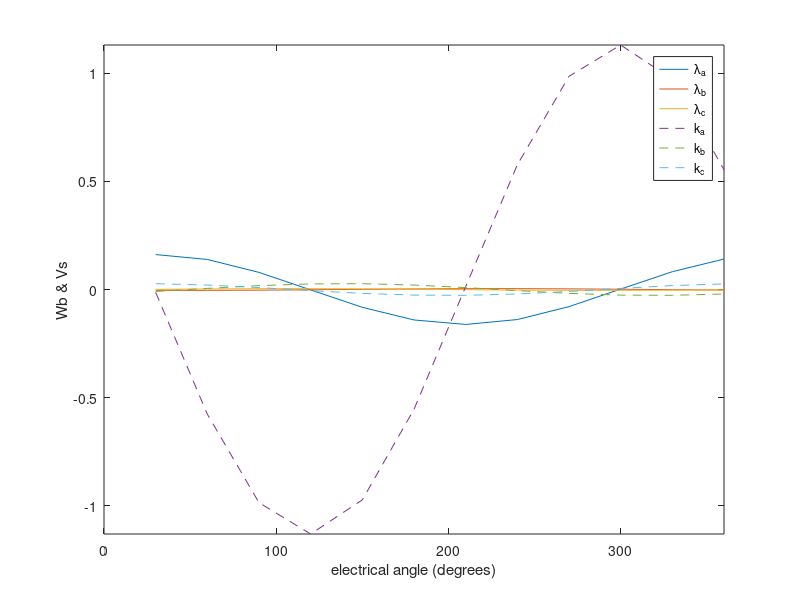
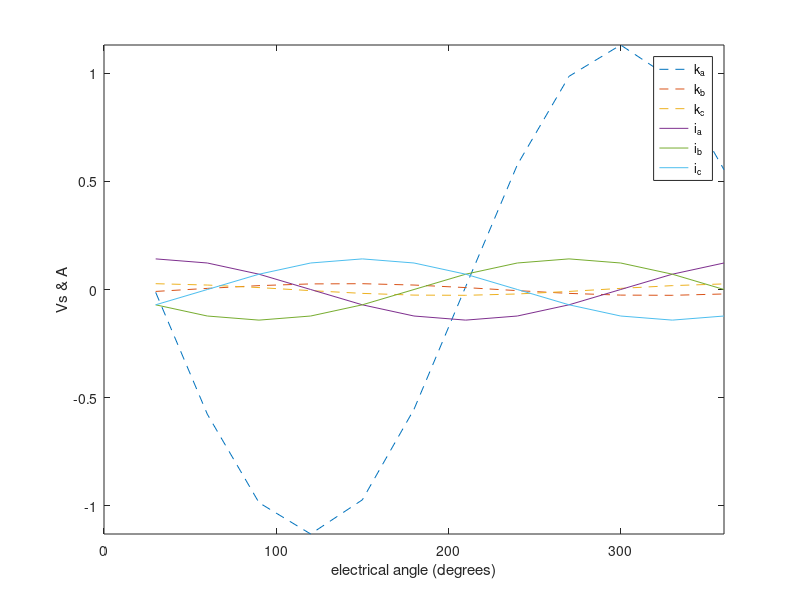
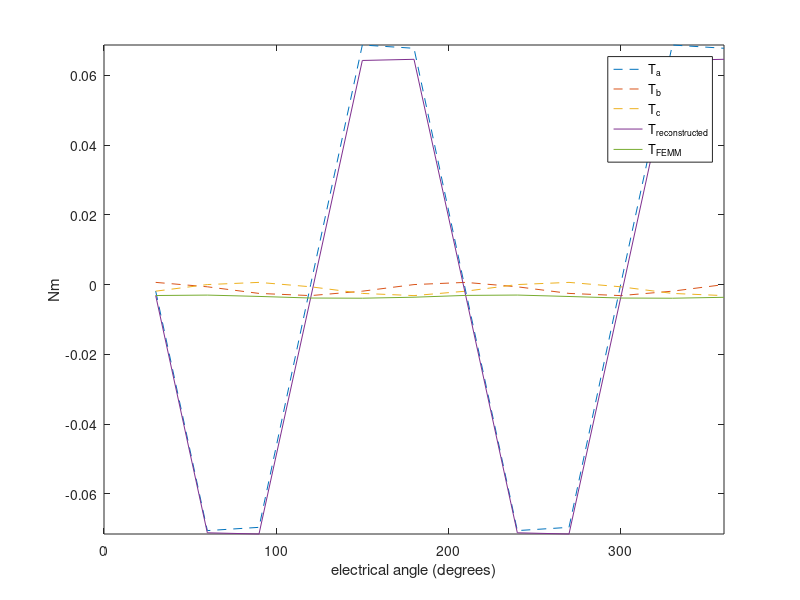

These charts were generated, in order, by the following MATLAB code:
close all; clear all; clc

%% input data
NumberPoles = 14; 

%% extract FEMM data
Data = csvread('OutrunnerVideoExample_Part3.csv',1,0);
Angle = Data(:,1);
Torque = Data(:,2);
FluxLinkage = Data(:,3:5);
Current = Data(:,6:8);

%% calculations
K = circshift(FluxLinkage, [-round(length(Angle)*(90)/360),0])*NumberPoles/2;  % differentiate in frequency domain
T = K.*Current;

%% plotting
figure
plot(Angle, FluxLinkage)
hold on
plot(Angle,  K,'--')
hold off
legend('\lambda_a', '\lambda_b', '\lambda_c', 'k_a', 'k_b', 'k_c')
xlabel('electrical angle (degrees)')
ylabel('Wb & Vs')
axis([0 360 -inf inf])

figure
plot(Angle,  K,'--')
hold on
plot(Angle, Current)
hold off
legend('k_a', 'k_b', 'k_c', 'i_a', 'i_b', 'i_c')
xlabel('electrical angle (degrees)')
ylabel('Vs & A')
axis([0 360 -inf inf])


figure
plot(Angle,  T,'--')
hold on
plot(Angle, sum(T,2),Angle , Torque)
hold off
legend('T_a', 'T_b', 'T_c', 'T_{reconstructed}', 'T_{FEMM}')
xlabel('electrical angle (degrees)')
ylabel('Nm')
axis([0 360 -inf inf])

FluxLinkageRMS = max(max(FluxLinkage))/sqrt(2);
AverageTorque = mean(Torque);


Ke = FluxLinkageRMS*NumberPoles/2
Kt = Ke*3

